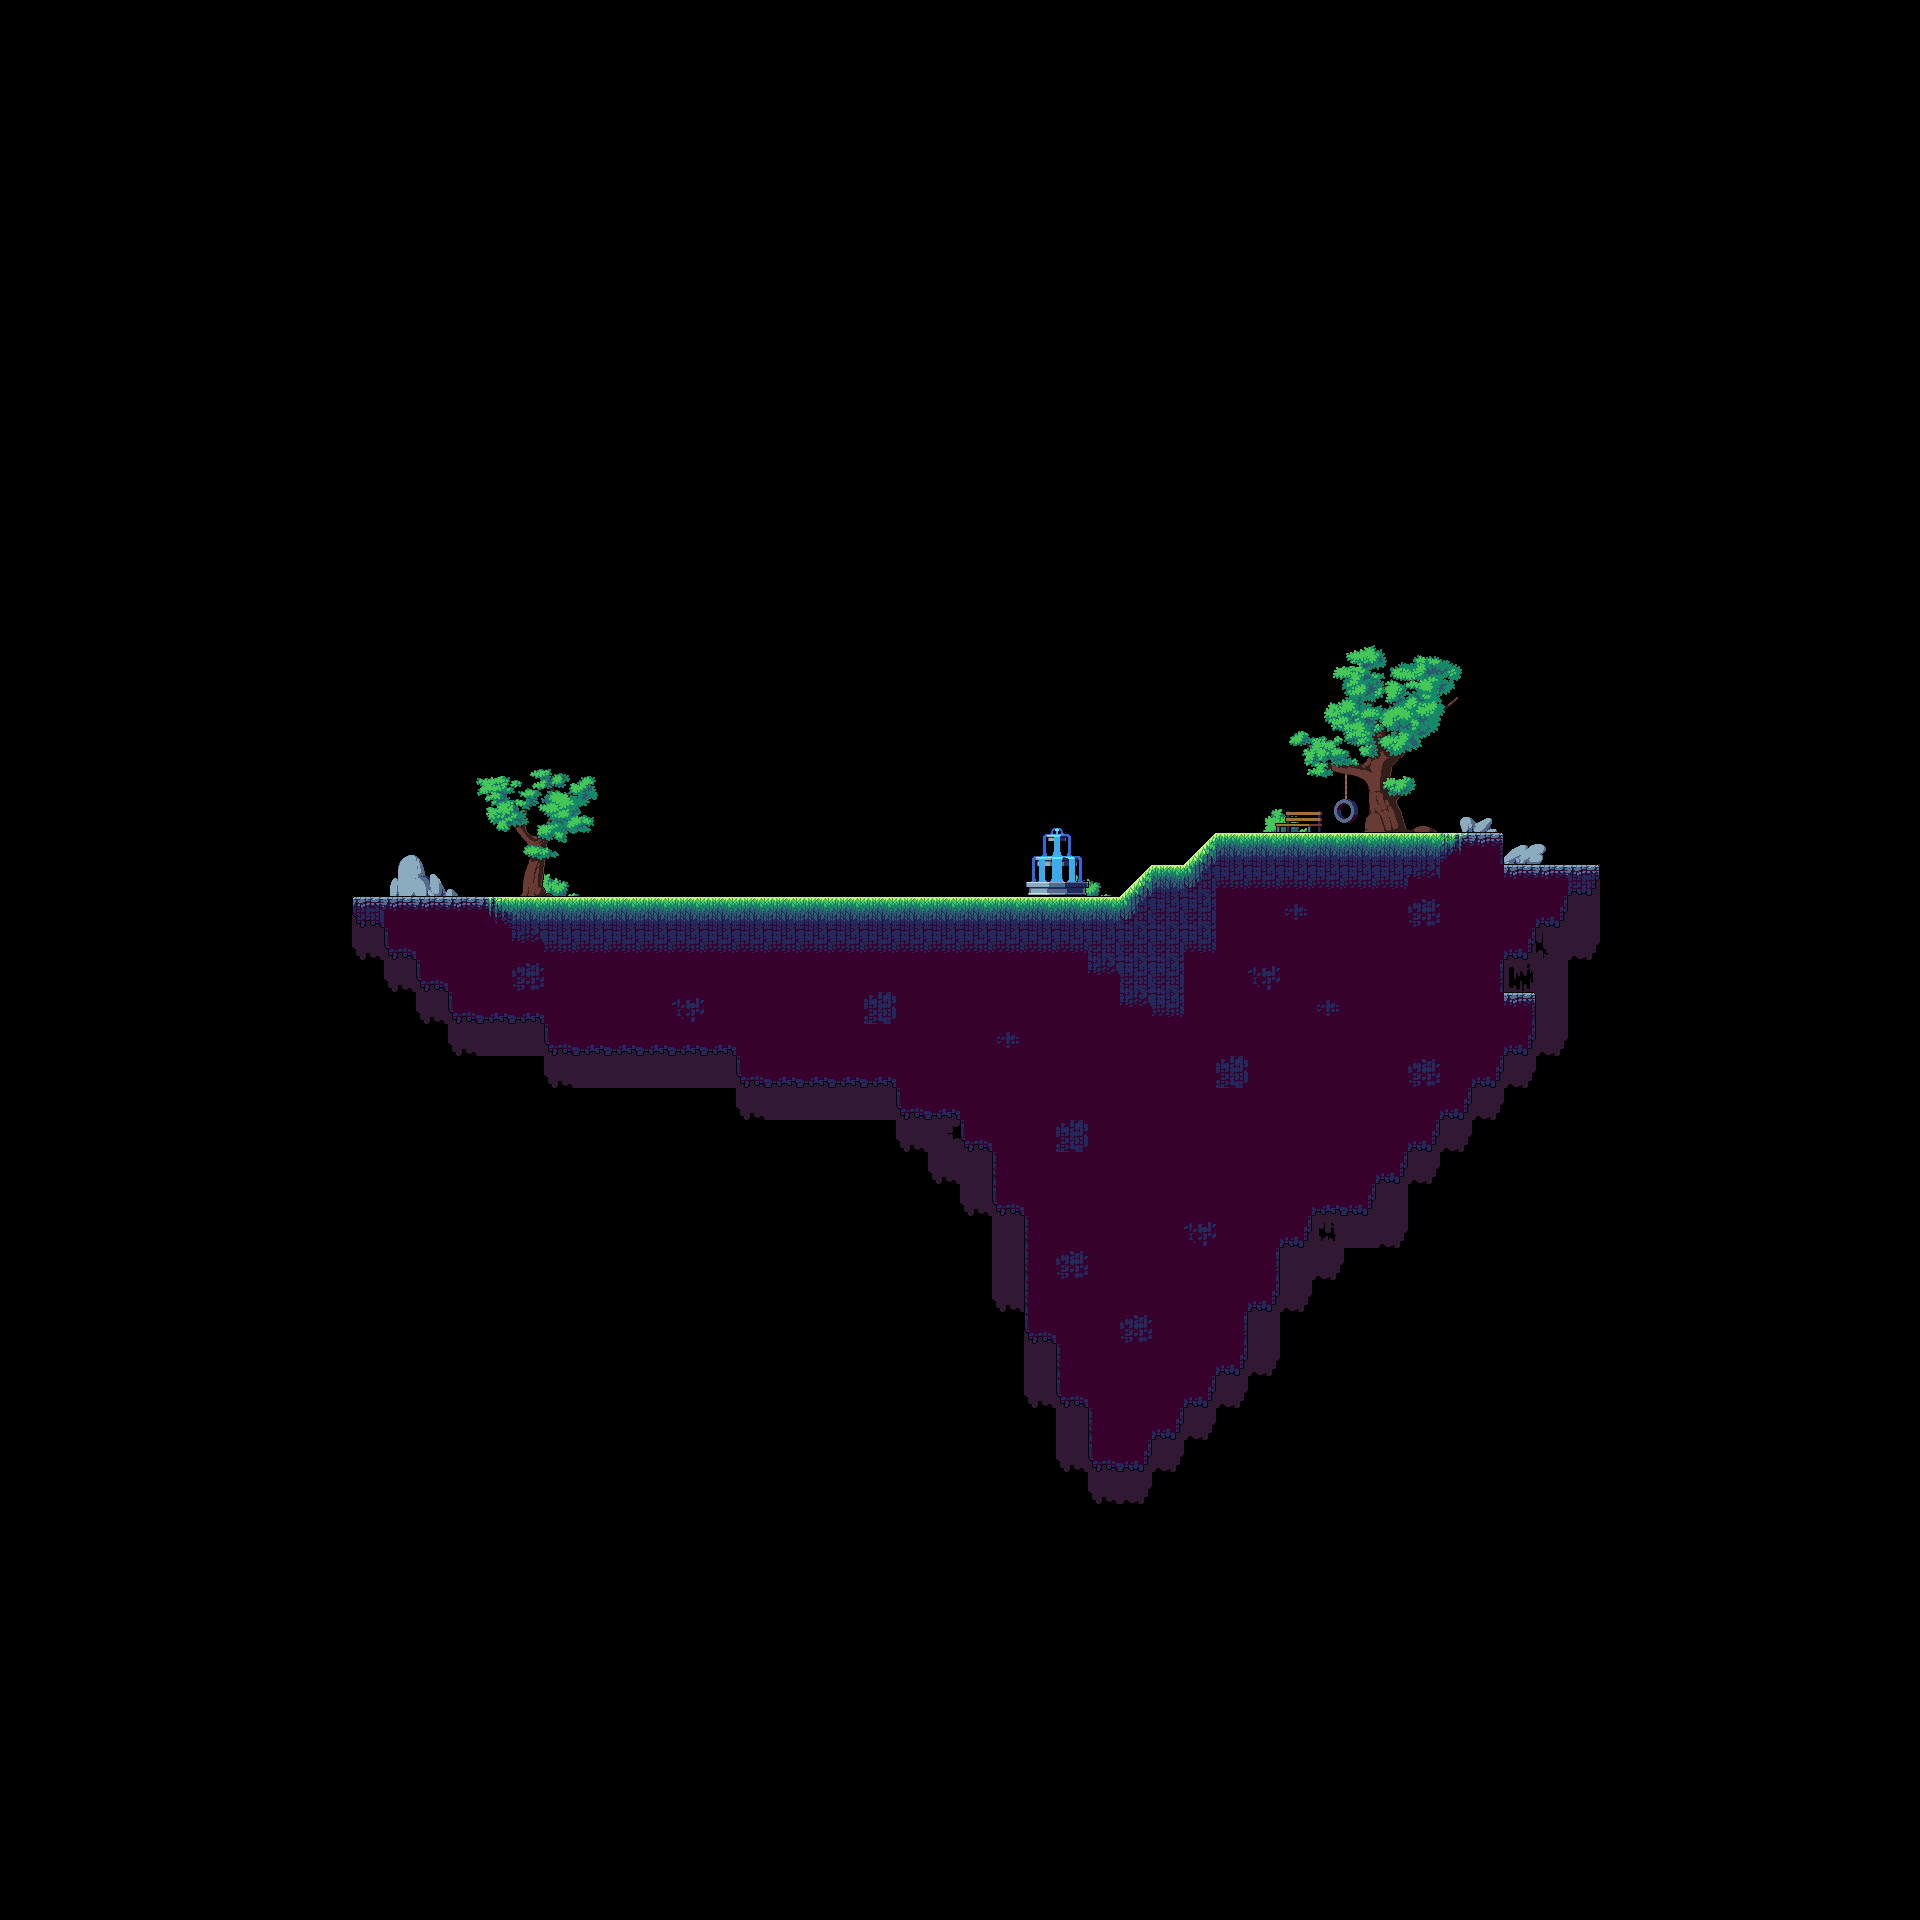

Rendered tile map (Tiled .tmx) drawn with the repository's tilesets; below, a short description and the map source with its tile grids summarised:
An orthogonal 60x60 tile map with 32x32 px tiles, 2 tile layers (background, Tile Layer 1), 10 image layers and 10 objects.

<map version="1.10" tiledversion="1.10.2" orientation="orthogonal" renderorder="right-down" width="60" height="60" tilewidth="32" tileheight="32" infinite="0" nextlayerid="21" nextobjectid="18">
 <tileset firstgid="1" source="Tileset.tsx" />
 <layer id="6" name="background" width="60" height="60">
  <data>[3600 cells, 108 non-empty, 7 distinct tile ids]</data>
 </layer>
 <imagelayer id="15" name="bush" offsetx="530.833" offsety="873">
  <image source="resources/3 Objects/Bushes/17.png" width="50" height="25" />
 </imagelayer>
 <imagelayer id="16" name="Copy of bush" offsetx="1062.83" offsety="874">
  <image source="resources/3 Objects/Bushes/17.png" width="50" height="25" />
 </imagelayer>
 <imagelayer id="17" name="Copy of Copy of bush" offsetx="1262.83" offsety="808">
  <image source="resources/3 Objects/Bushes/17.png" width="50" height="25" />
 </imagelayer>
 <imagelayer id="14" name="fountain" offsetx="1021.92" offsety="824.917">
  <image source="resources/3 Objects/Fountain/2.png" width="72" height="72" />
 </imagelayer>
 <imagelayer id="10" name="stone" offsetx="389.667" offsety="854">
  <image source="resources/3 Objects/Stones/6.png" width="70" height="44" />
 </imagelayer>
 <imagelayer id="11" name="Copy of stone" offsetx="1501.83" offsety="843.833">
  <image source="resources/3 Objects/Stones/5.png" width="46" height="22" />
 </imagelayer>
 <imagelayer id="13" name="bench" offsetx="1275.67" offsety="810.583">
  <image source="resources/3 Objects/Benches/2.png" width="48" height="22" />
 </imagelayer>
 <imagelayer id="12" name="Copy of Copy of stone" offsetx="1459.33" offsety="816.333">
  <image source="resources/3 Objects/Stones/4.png" width="39" height="17" />
 </imagelayer>
 <imagelayer id="9" name="tree" offsetx="475.182" offsety="768.182">
  <image source="resources/3 Objects/Other/Tree2.png" width="124" height="129" />
 </imagelayer>
 <imagelayer id="7" name="tree" offsetx="1288.67" offsety="644">
  <image source="resources/3 Objects/Other/Tree4.png" width="175" height="190" />
 </imagelayer>
 <layer id="1" name="Tile Layer 1" width="60" height="60">
  <data>[3600 cells, 328 non-empty, 22 distinct tile ids]</data>
 </layer>
 <group id="2" name="default">
  <objectgroup id="20" name="npc">
   <object id="17" x="1248" y="768" width="64" height="64">
    <properties>
     <property name="type" value="monk" />
    </properties>
   </object>
  </objectgroup>
  <objectgroup id="19" name="deathZones">
   <object id="14" x="-768" y="1792" width="3424" height="128" />
  </objectgroup>
  <objectgroup id="5" name="portals">
   <object id="2" x="640" y="800" width="96" height="96">
    <properties>
     <property name="destination" value="first" />
     <property name="isEnabled" value="true" />
     <property name="type" value="first" />
    </properties>
   </object>
   <object id="3" x="768" y="800" width="96" height="96">
    <properties>
     <property name="destination" value="SECOND" />
     <property name="isEnabled" value="true" />
     <property name="type" value="second" />
    </properties>
   </object>
   <object id="4" x="896" y="800" width="96" height="96">
    <properties>
     <property name="destination" value="THIRD" />
     <property name="isEnabled" value="true" />
     <property name="type" value="third" />
    </properties>
   </object>
  </objectgroup>
  <objectgroup id="18" name="playerSpawns">
   <object id="7" x="672" y="864" width="32" height="32">
    <properties>
     <property name="fromLevel" value="first" />
    </properties>
   </object>
   <object id="8" x="802" y="864" width="32" height="32">
    <properties>
     <property name="fromLevel" value="second" />
    </properties>
   </object>
   <object id="9" x="928" y="864" width="32" height="32">
    <properties>
     <property name="fromLevel" value="third" />
    </properties>
   </object>
   <object id="10" x="512" y="864" width="32" height="32">
    <properties>
     <property name="fromLevel" value="safe" />
    </properties>
   </object>
  </objectgroup>
  <objectgroup id="3" name="colliders" visible="0">
   <object id="1" x="352" y="896">
    <polygon points="0,0 768,0 800,-32 832,-32 864,-64 1152,-64 1152,-32 1248,-32 1248,0 1216,0 1216,32 1184,32 1184,64 1152,64 1152,96 1184,96 1184,160 1152,160 1152,192 1120,192 1120,224 1088,224 1088,256 1056,256 1056,288 1024,288 1024,320 960,320 960,352 928,352 928,416 896,416 896,480 864,480 864,512 832,512 832,544 800,544 800,576 736,576 736,512 704,512 704,448 672,448 672,320 640,320 640,256 608,256 608,224 544,224 544,192 384,192 384,160 192,160 192,128 96,128 96,96 64,96 64,64 32,64 32,32 0,32" />
   </object>
  </objectgroup>
 </group>
</map>
